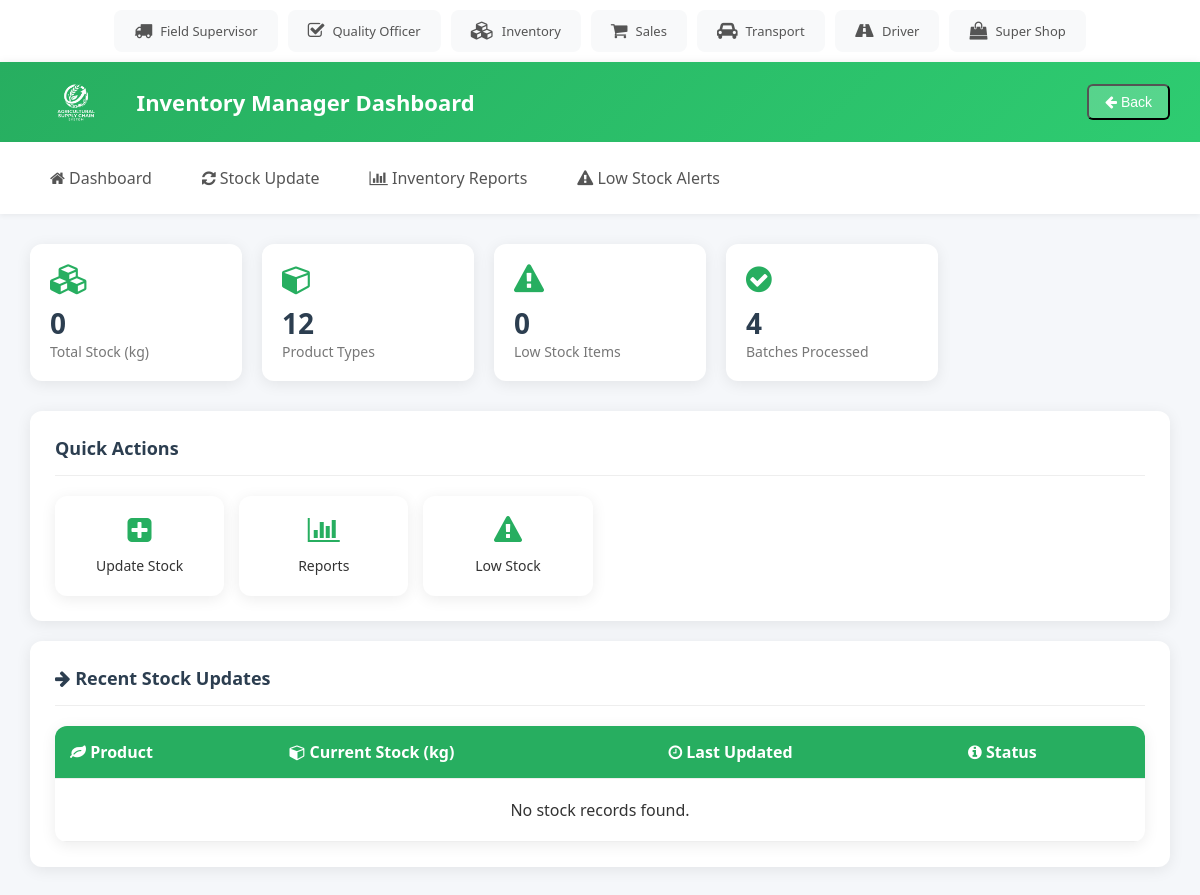
Before: /inventory_manager/dashboard.php with the older database file.
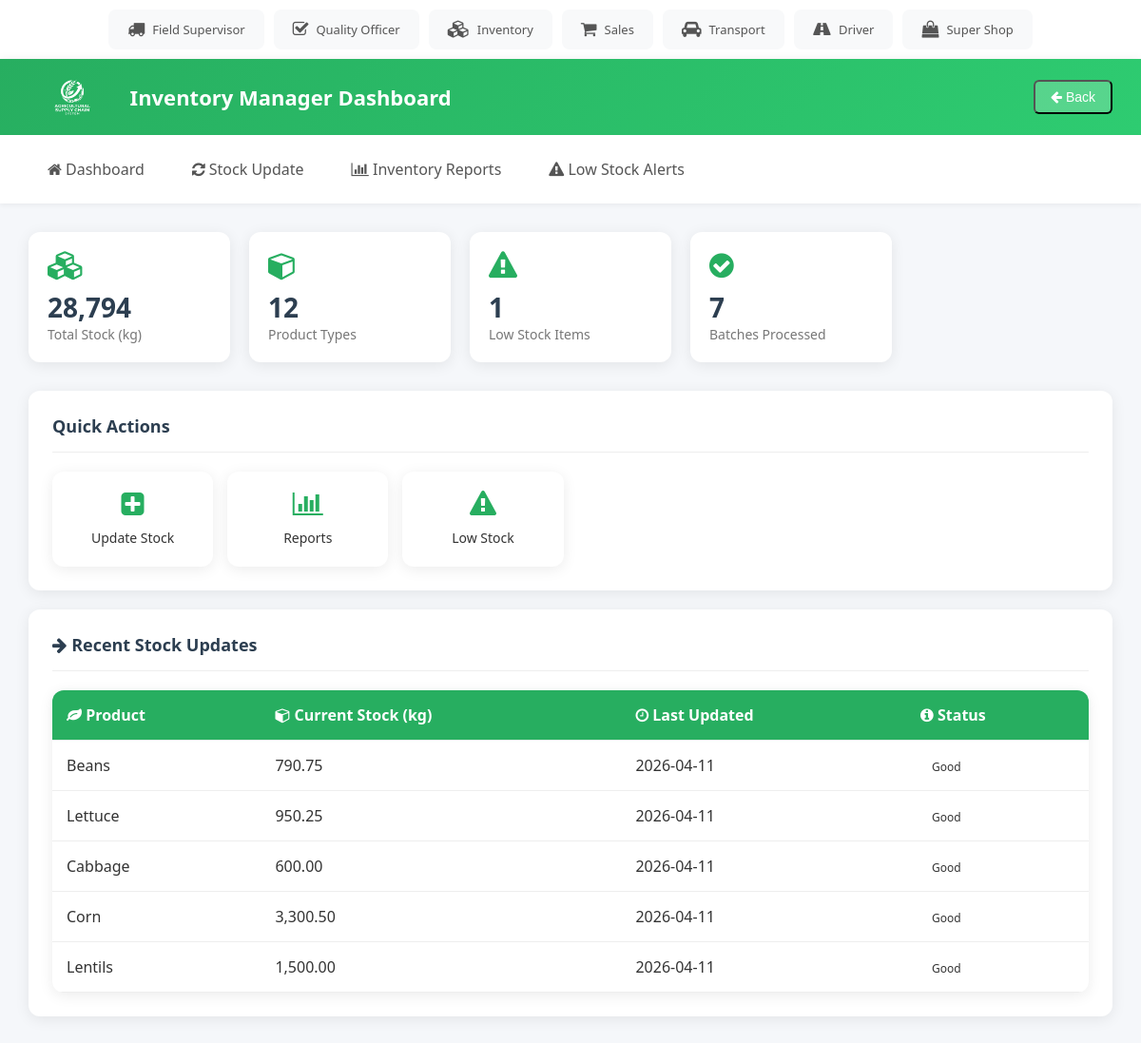
After: the same page with the newer database file.
### tables this page shows
CREATE TABLE `Inventory` (
  `inventory_id` int(11) NOT NULL,
  `product_id` int(11) DEFAULT NULL,
  `current_stock` decimal(10,2) DEFAULT 0.00,
  `last_updated` timestamp NOT NULL DEFAULT current_timestamp() ON UPDATE current_timestamp()
);

CREATE TABLE `Products` (
  `product_id` int(11) NOT NULL,
  `product_name` varchar(100) NOT NULL,
  `category` varchar(50) DEFAULT NULL
);

### inventory_manager/dashboard.php (the view, shortened to what this page needs)
<?php
include "../db.php";
$total_stock = 0;
$product_types = 0;
$low_stock_items = 0;
$batches_processed = 0;
$stock_result = $conn->query("SELECT SUM(current_stock) AS total FROM Inventory");
if ($stock_result && $stock_result->num_rows > 0) {
    $row = $stock_result->fetch_assoc();
    $total_stock = $row['total'] ? number_format($row['total'], 0) : 0;
}
$product_result = $conn->query("SELECT COUNT(*) AS total FROM Products");
if ($product_result && $product_result->num_rows > 0) {
    $product_types = $product_result->fetch_assoc()['total'];
}
$low_result = $conn->query("SELECT COUNT(*) AS total FROM Inventory WHERE current_stock < 500");
if ($low_result && $low_result->num_rows > 0) {
    $low_stock_items = $low_result->fetch_assoc()['total'];
}
$batch_result = $conn->query("SELECT COUNT(*) AS total FROM Batches");
if ($batch_result && $batch_result->num_rows > 0) {
    $batches_processed = $batch_result->fetch_assoc()['total'];
}
$recent_sql = "SELECT p.product_name, i.current_stock, DATE_FORMAT(i.last_updated, '%Y-%m-%d') AS last_updated FROM Inventory i JOIN Products p ON i.product_id=p.product_id ORDER BY i.last_updated DESC LIMIT 5";
$recent_result = $conn->query($recent_sql);
?>
<!DOCTYPE html>
<html lang="en">
  <head>
    <link rel="stylesheet" href="../style.css" />
    <link
      rel="stylesheet"
      href="https://cdnjs.cloudflare.com/ajax/libs/font-awesome/4.7.0/css/font-awesome.min.css"
    />
  </head>
  <body>
    <main>
      <div class="stats-grid">
        <div class="stat-card">
          <i class="fa fa-cubes"></i>
          <div class="value"><?php echo $total_stock; ?></div>
          <div class="label">Total Stock (kg)</div>
        </div>
        <div class="stat-card">
          <i class="fa fa-cube"></i>
          <div class="value"><?php echo $product_types; ?></div>
          <div class="label">Product Types</div>
        </div>
        <div class="stat-card">
          <i class="fa fa-exclamation-triangle"></i>
          <div class="value"><?php echo $low_stock_items; ?></div>
          <div class="label">Low Stock Items</div>
        </div>
        <div class="stat-card">
          <i class="fa fa-check-circle"></i>
          <div class="value"><?php echo $batches_processed; ?></div>
          <div class="label">Batches Processed</div>
        </div>
      </div>
      <div class="card">
        <div class="card-header">
          <span class="card-title">Quick Actions</span>
        </div>
        <div class="quick-actions">
          <a href="stock_update.php" class="action-btn">
            <i class="fa fa-plus-square"></i>
            <span>Update Stock</span>
          </a>
          <a href="inventory_reports.php" class="action-btn">
            <i class="fa fa-bar-chart"></i>
            <span>Reports</span>
          </a>
          <a href="low_stock_alerts.php" class="action-btn">
            <i class="fa fa-exclamation-triangle"></i>
            <span>Low Stock</span>
          </a>
        </div>
      </div>
      <div class="card">
        <div class="card-header">
          <span class="card-title"><i class="fa fa-arrow-right"></i> Recent Stock Updates</span>
        </div>
        <table>
          <tr>
            <th><i class="fa fa-leaf"></i> Product</th>
            <th><i class="fa fa-cube"></i> Current Stock (kg)</th>
            <th><i class="fa fa-clock-o"></i> Last Updated</th>
            <th><i class="fa fa-info-circle"></i> Status</th>
          </tr>
          <?php if ($recent_result && $recent_result->num_rows > 0) {
            while ($row = $recent_result->fetch_assoc()) {
              $status = $row['current_stock'] < 500 ? 'Low' : 'Good';
              $status_class = $status == 'Low' ? 'warning' : 'success';
          ?>
          <tr>
            <td><?php echo htmlspecialchars($row['product_name']); ?></td>
            <td><?php echo number_format($row['current_stock'], 2); ?></td>
            <td><?php echo $row['last_updated']; ?></td>
            <td><span class="status <?php echo $status_class; ?>"><?php echo $status; ?></span></td>
          </tr>
          <?php }
          } else {
            echo '<tr><td colspan="4" style="text-align:center; padding:20px;">No stock records found.</td></tr>';
          } ?>
        </table>
      </div>
    </main>
  </body>
</html>
  </body>
</html>

Changed rows visible on the page:
added inventory: product.product_name "Beans", current_stock "790.75", last_updated "2026-04-11", current_stock "Good"
added inventory: product.product_name "Lettuce", current_stock "950.25", last_updated "2026-04-11", current_stock "Good"
added inventory: product.product_name "Cabbage", current_stock "600.00", last_updated "2026-04-11", current_stock "Good"
added inventory: product.product_name "Corn", current_stock "3,300.50", last_updated "2026-04-11", current_stock "Good"
added inventory: product.product_name "Lentils", current_stock "1,500.00", last_updated "2026-04-11", current_stock "Good"
Other visible differences:
$total_stock: "0" → "28,794"
$low_stock_items: "0" → "1"
$batches_processed: "4" → "7"
text no longer shown: "No stock records found."
